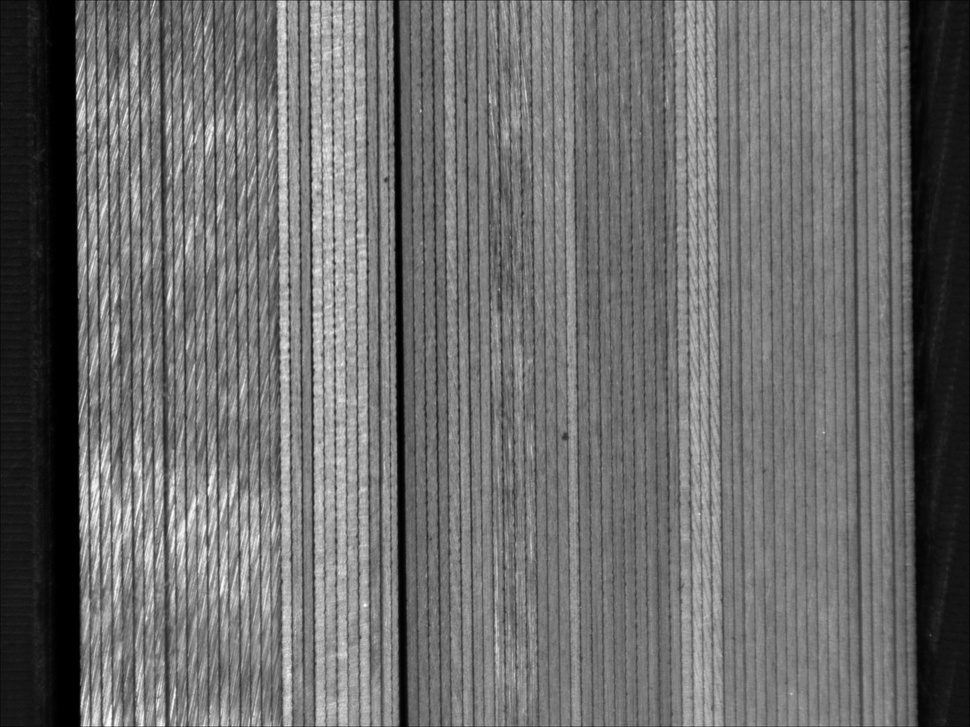
#> input picture input/P0308120111.jpg, 970 x 727 px, shrunk from 2592 x 1944 before the run; its folder holds only this picture in this run
$ python -i wafer_counter.py   (imports and definitions only)   (older library calls are emulated)
#> lines starting #> are read from the running program, lines starting #| are printed output that depends on the picture; after the words box and inside, x2 and y2 are one past the last pixel; in counts of white or black regions, pixels touching at a corner belong together
import cv2 # type: ignore
import numpy as np
from scipy.signal import find_peaks

class WaferCounter:
    def __init__(self):
        pass

    def process(self, image_path):
        """
        Process the image to count wafers.
        Returns:
            count (int): Number of wafers detected.
            result_img (numpy.ndarray): Image with detected lines drawn.
            profile (numpy.ndarray): The 1D projection profile (for debugging/plotting).
        """
#> called with image_path = '../input/P0308120111.jpg'
        # 1. Load Image
        # Use imdecode to support non-ASCII paths (e.g., Chinese characters) on Windows
        try:
            img = cv2.imdecode(np.fromfile(image_path, dtype=np.uint8), cv2.IMREAD_COLOR)
#> img is the input picture: shape (727, 970, 3); min 0, max 255, mean 106.7
        except Exception:
            img = None

        if img is None:
            raise ValueError(f"Could not load image at {image_path}")

        gray = cv2.cvtColor(img, cv2.COLOR_BGR2GRAY)

        # 2. Preprocessing
        # Enhance contrast using CLAHE
        clahe = cv2.createCLAHE(clipLimit=2.0, tileGridSize=(8,8))
        enhanced = clahe.apply(gray)
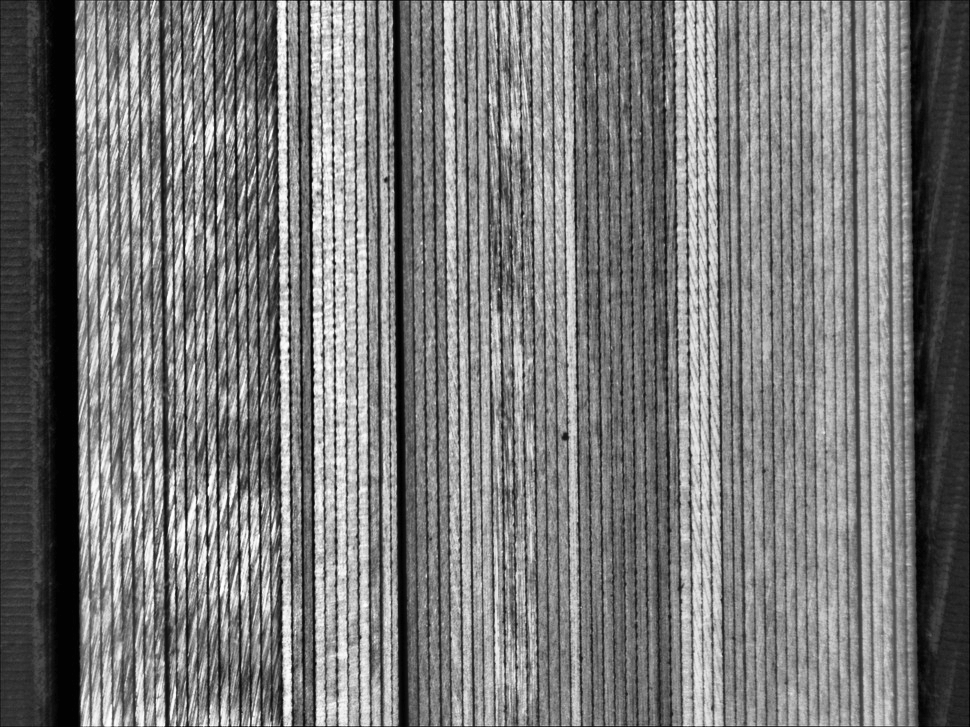
#> enhanced: shape (727, 970); min 0, max 255, mean 119.6

        # Gaussian Blur to reduce noise
        blurred = cv2.GaussianBlur(enhanced, (3, 3), 0)

        # 3. Background Masking
        # Calculate vertical projection of intensity to find dark background regions
        intensity_profile = np.mean(gray, axis=0)
#> intensity_profile = 970 values, max 187.3 at index 284, min 0 at index 62, mean 106.7

        # Dynamic threshold: allow it to adapt, but keep a floor
        # If the image is generally dark, mean*0.5 might be too low, so keep 50 as floor
        # V3: Lowered to max(40, mean*0.4) to capture dark wafer regions
        bg_thresh = max(40, np.mean(intensity_profile) * 0.4)
#> bg_thresh = 42.69

        background_mask = (intensity_profile > bg_thresh).astype(np.uint8)
#> background_mask = 970 values, max 1 at index 78, min 0 at index 0, mean 0.855

        # Remove small noise specs in background using opening
        # Reshape to (1, W) for OpenCV
        background_mask = background_mask.reshape(1, -1)
        kernel = np.ones((1, 5), np.uint8)
        background_mask = cv2.morphologyEx(background_mask, cv2.MORPH_OPEN, kernel)
        background_mask = background_mask.flatten()

        # 4. Edge Detection / Gradient
        # We look for vertical edges (X-gradient) for vertically stacked wafers (side-by-side gaps)
        sobel_x = cv2.Sobel(blurred, cv2.CV_64F, 1, 0, ksize=3)
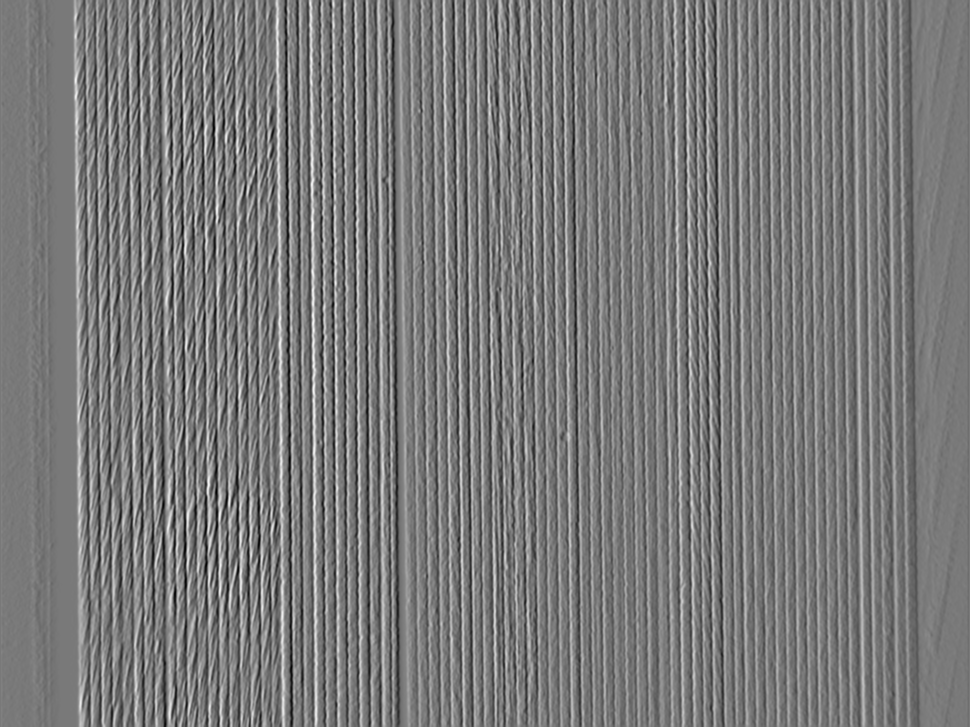
#> sobel_x: shape (727, 970) float64; min -655, max 719, mean -0.1; drawn with min black and max white
        abs_sobel_x = np.abs(sobel_x)
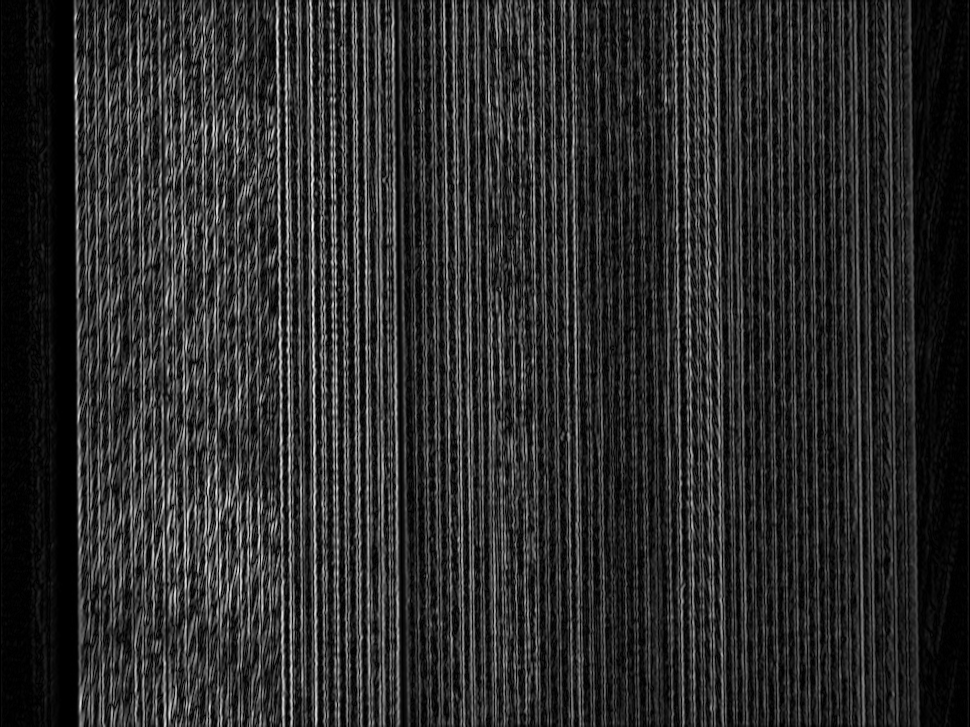
#> abs_sobel_x: shape (727, 970) float64; min 0, max 719, mean 122.8; drawn with min black and max white

        # 5. Projection Profile
        # Sum across the height (axis 0) to get a horizontal profile
        h, w = abs_sobel_x.shape
#> h = 727; w = 970
        center_h = h // 2
#> center_h = 363
        crop_height = h // 3
#> crop_height = 242
        # Take a central band to avoid top/bottom noise
        roi = abs_sobel_x[center_h - crop_height // 2 : center_h + crop_height // 2, :]
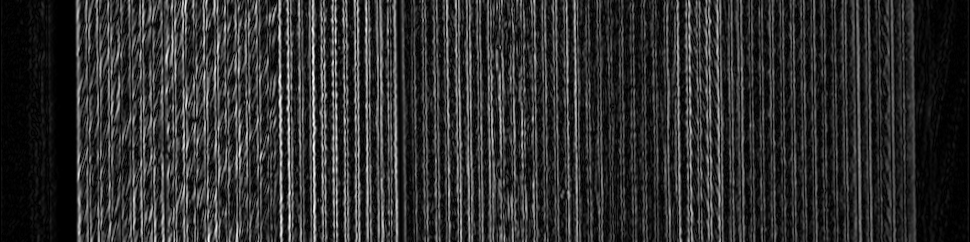
#> roi: shape (242, 970) float64; min 0, max 678, mean 123.6; drawn with min black and max white

        profile = np.mean(roi, axis=0) # Result is (w,) array
#> profile = 970 values, max 495.6 at index 313, min 0 at index 0, mean 123.6

        # Apply background mask to profile
        # Any peak in the background region is suppressed
        profile = profile * background_mask
#> profile = 970 values, max 495.6 at index 313, min 0 at index 0, mean 120.2

        # Normalize profile
        if np.max(profile) - np.min(profile) > 0:
            profile = (profile - np.min(profile)) / (np.max(profile) - np.min(profile)) * 255
#> profile = 970 values, max 255 at index 313, min 0 at index 0, mean 61.84
        profile = profile.astype(np.uint8)
#> profile = 970 values, max 255 at index 313, min 0 at index 0, mean 61.41

        # 6. Peak Detection
        # Remove DC component for FFT
        profile_no_dc = profile - np.mean(profile)
#> profile_no_dc = 970 values, max 193.6 at index 313, min -61.41 at index 0, mean 2.81e-15
        fft_res = np.fft.fft(profile_no_dc)
        freqs = np.fft.fftfreq(len(profile_no_dc))
#> freqs = 970 values, max 0.499 at index 484, min -0.5 at index 485, mean -0.000515

        pos_mask = freqs > 0
        fft_mag = np.abs(fft_res)[pos_mask]
#> fft_mag = 484 values, max 11993.5 at index 0, min 2.42 at index 394, mean 785.3
        pos_freqs = freqs[pos_mask]
#> pos_freqs = 484 values from 0.00103 to 0.499

        if len(fft_mag) > 0:
            valid_mask = pos_freqs > (10 / len(profile))
            if np.any(valid_mask):
                fft_mag = fft_mag[valid_mask]
#> fft_mag = 474 values, max 7958.8 at index 78, min 2.42 at index 384, mean 701.8
                pos_freqs = pos_freqs[valid_mask]
#> pos_freqs = 474 values from 0.0113 to 0.499

                peak_freq_idx = np.argmax(fft_mag)
#> peak_freq_idx = 78
                peak_freq = pos_freqs[peak_freq_idx]
#> peak_freq = 0.0918
                estimated_period = 1 / peak_freq
#> estimated_period = 10.9
            else:
                estimated_period = 20
        else:
            estimated_period = 20

        print(f"Estimated period: {estimated_period:.2f} pixels")
#| Estimated period: 10.90 pixels

        min_distance = max(3, int(estimated_period * 0.6))
#> min_distance = 6
        min_distance = min(min_distance, 50)

        prominence = 10

        peaks, _ = find_peaks(profile, distance=min_distance, prominence=prominence)
#> peaks = 80 values from 78 to 912

        count = len(peaks)
#> count = 80

        # 6. Visualization
        result_img = img.copy()
        for p in peaks:
            # Draw a vertical line at the peak column (p is the x-coordinate)
            cv2.line(result_img, (p, 0), (p, h), (0, 0, 255), 1)
#> this loop made 80 passes
#> p on passes 1 to 12: 78, 86, 97, 108, 118, 133, 140, 154, 162, 175, 183, 194
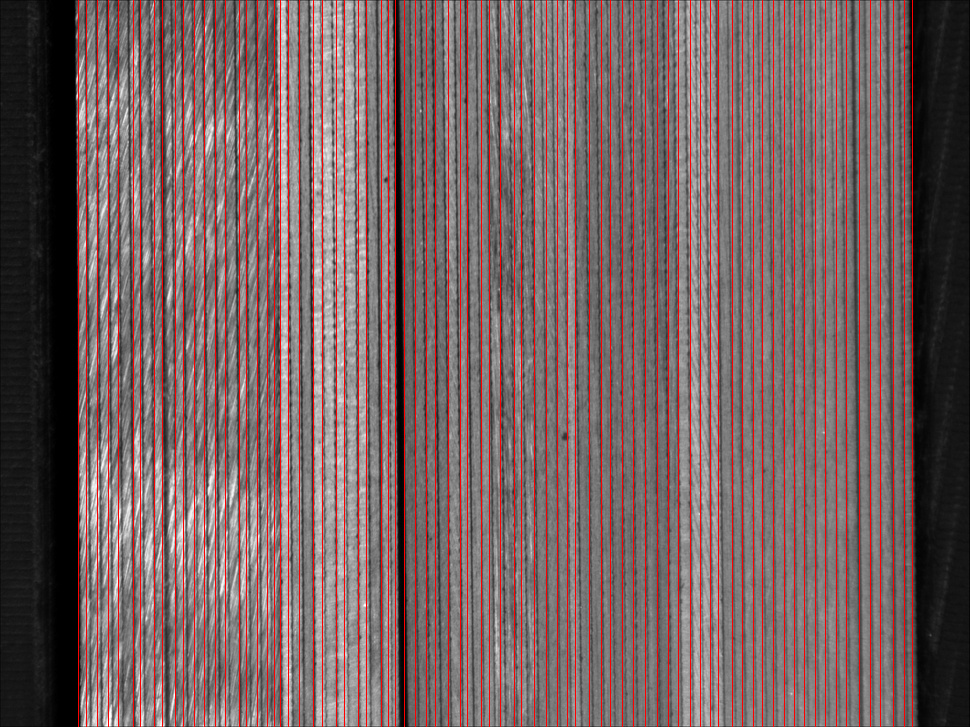
#> result_img: shape (727, 970, 3); 8.25% of pixels changed, all inside (x1, y1, x2, y2) = (78, 0, 913, 727)

        cv2.putText(result_img, f"Count: {count}", (10, 30),
                    cv2.FONT_HERSHEY_SIMPLEX, 1, (0, 255, 0), 2)
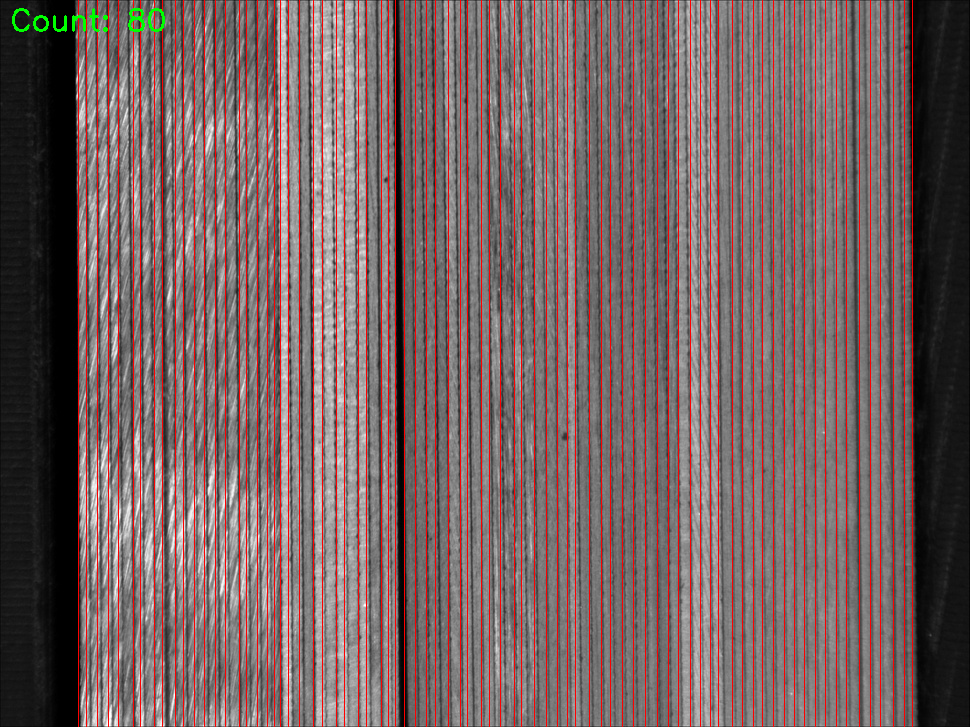
#> result_img: shape (727, 970, 3); 0.14% of pixels changed, all inside (x1, y1, x2, y2) = (12, 8, 165, 32)

        return count, result_img, profile

# [9 lines not run here, left out]

>>> result = WaferCounter().process('../input/P0308120111.jpg')

$ run again, on input/P0308121820.jpg
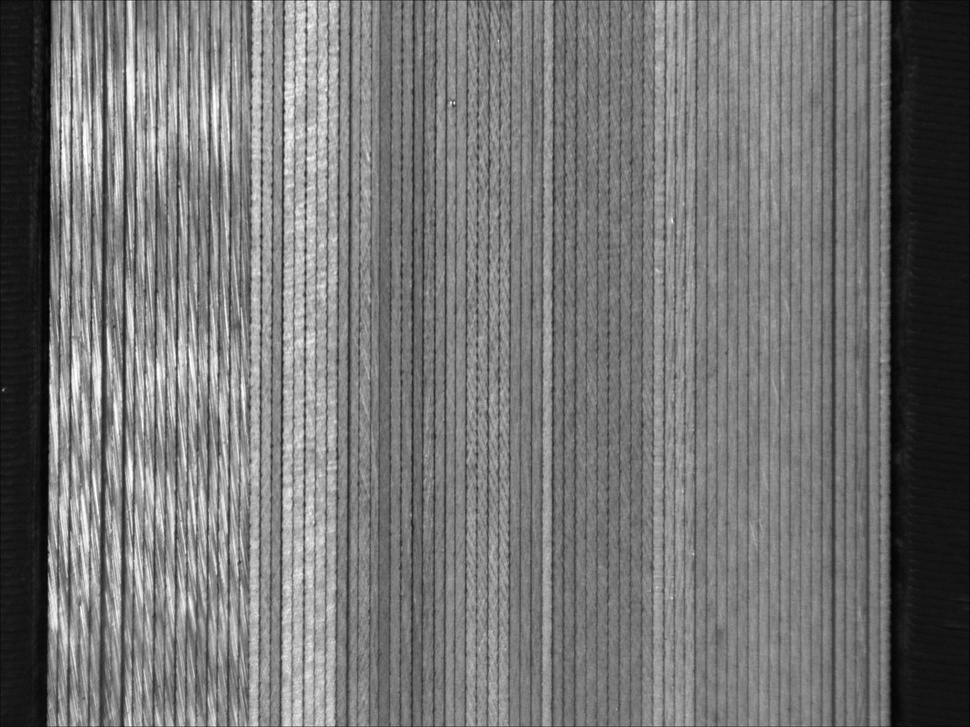
#> input picture input/P0308121820.jpg, 970 x 727 px, shrunk from 2592 x 1944 before the run
#> in process, img is the input picture: shape (727, 970, 3); min 0, max 255, mean 115.7
#> intensity_profile = 970 values, max 193.6 at index 289, min 7.31 at index 969, mean 115.7
#> bg_thresh = 46.29
#> background_mask = 970 values, max 1 at index 49, min 0 at index 0, mean 0.867
#> in process, `roi = abs_sobel_x[center_h - crop_height // 2 : center_h + crop_height..`:
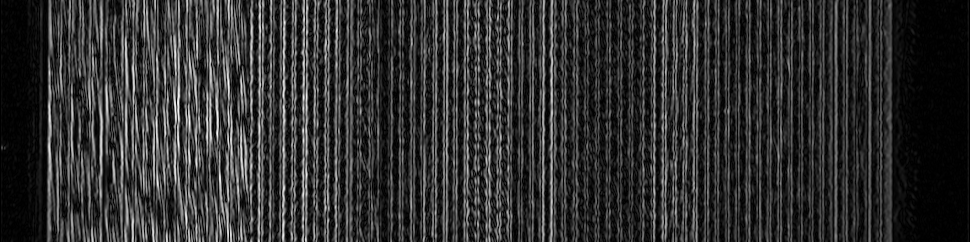
#> roi: shape (242, 970) float64; min 0, max 684, mean 130.9; drawn with min black and max white
#> in process, `profile = np.mean(roi, axis=0)`: profile = 970 values, max 484.4 at index 283, min 0 at index 0, mean 130.9
#> in process, `profile = profile * background_mask`: profile = 970 values, max 484.4 at index 283, min 0 at index 0, mean 128.2
#> in process, `profile = (profile - np.min(profile)) / (np.max(profile) - np.min(prof..`: profile = 970 values, max 255 at index 283, min 0 at index 0, mean 67.46
#> in process, `profile = profile.astype(np.uint8)`: profile = 970 values, max 255 at index 283, min 0 at index 0, mean 67.03
#> profile_no_dc = 970 values, max 188 at index 283, min -67.03 at index 0, mean 2.81e-15
#> freqs = 970 values, max 0.499 at index 484, min -0.5 at index 485, mean -0.000515
#> in process, `fft_mag = np.abs(fft_res)[pos_mask]`: fft_mag = 484 values, max 13945.6 at index 89, min 29.34 at index 248, mean 1030.1
#> in process, `pos_freqs = freqs[pos_mask]`: pos_freqs = 484 values from 0.00103 to 0.499
#> in process, `fft_mag = fft_mag[valid_mask]`: fft_mag = 474 values, max 13945.6 at index 79, min 29.34 at index 238, mean 944.9
#> in process, `pos_freqs = pos_freqs[valid_mask]`: pos_freqs = 474 values from 0.0113 to 0.499
#> peak_freq_idx = 79
#> peak_freq = 0.0928
#> estimated_period = 10.78
#| Estimated period: 10.78 pixels
#> min_distance = 6
#> peaks = 79 values from 49 to 889
#> count = 79
#> the loop in process, `for p in peaks:` made 79 passes
#> p on passes 1 to 8: 49, 60, 72, 82, 89, 101, 114, 126
#> in process, `cv2.putText(result_img, f"Count: {count}", (10, 30), cv2.FONT_HERSHEY_..`:
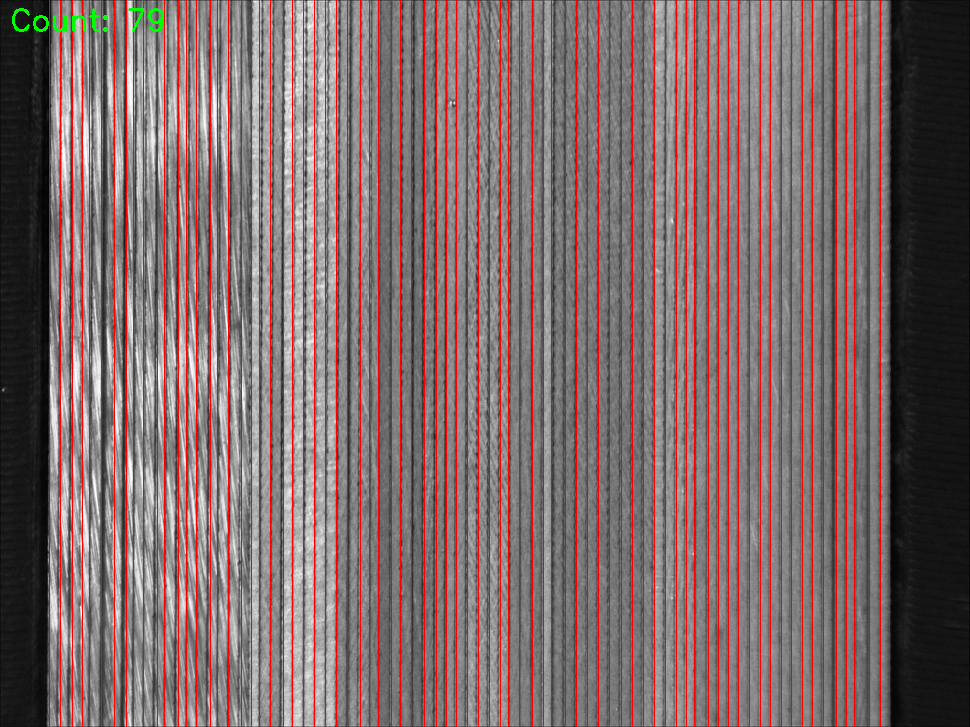
#> result_img: shape (727, 970, 3); mean B, G, R 105.9, 106.2, 126.6
